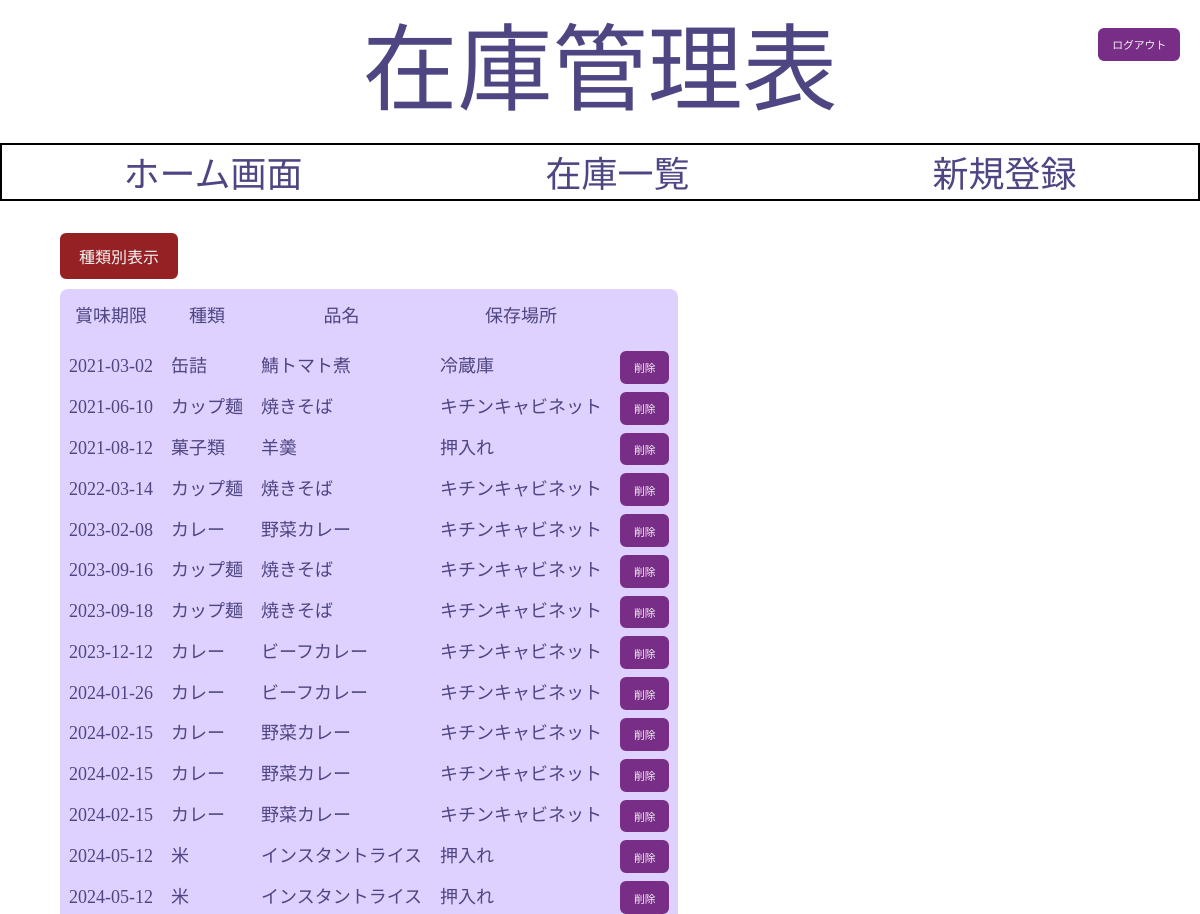
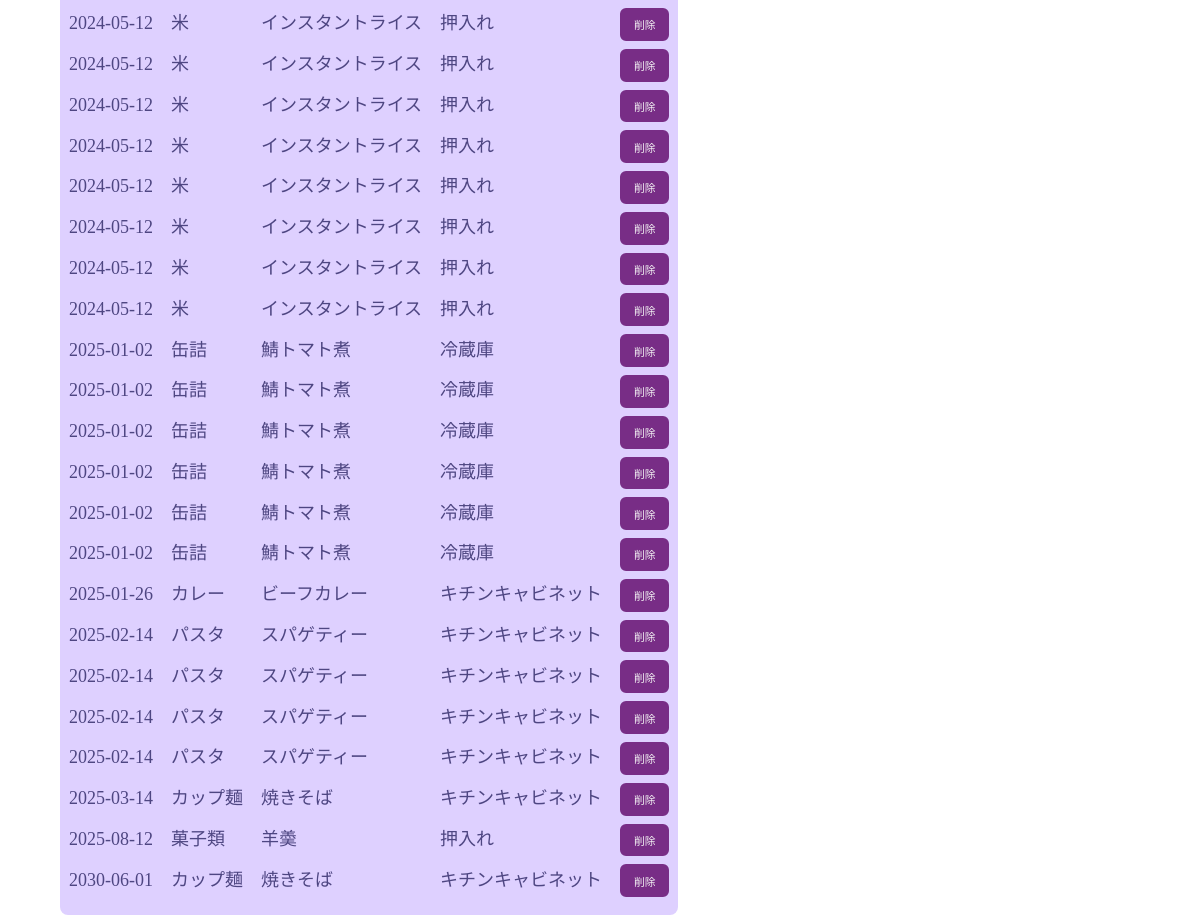
Page /overview.php (signed in) on the committed database (2 pictures, top to bottom).
### tables this page shows
CREATE TABLE `em_stock_table` (
  `id` int(12) NOT NULL,
  `category` varchar(64) DEFAULT NULL,
  `item` varchar(128) NOT NULL,
  `location` varchar(64) DEFAULT NULL,
  `expire` date NOT NULL,
  `indate` datetime NOT NULL
);

### overview.php (the view, shortened to what this page needs)
<!DOCTYPE html>
<html lang="en">
<head>
    <link rel="stylesheet" href="CSS/reset.css">
    <link rel="stylesheet" href="CSS/style.css">
</head>
<body>
    <header>
        <?PHP include('header.php') ?>
    </header>
    <div class="m-left25px">
        <div class="buttons">
            <a href="byCategory.php"><button type="submit" class="btnr">種類別表示</button></a>
        </div>
        <?php
        $pdo = conx_db();
        $stmt = $pdo->prepare('SELECT * FROM em_stock_table ORDER BY expire asc');
        $status = $stmt->execute();
        $view = '<tr><th>賞味期限</th><th>種類</th><th>品名</th><th>保存場所</th></tr>';
        if ($status == false) {
            exit('Error!');
        } else {
            while ($result = $stmt->fetch(PDO::FETCH_ASSOC)) {
                $view .= '<tr>';
                $view .= '<td>';
                $view .= '<a href="update.php?id=' . $result["id"] . '">';
                $view .= $result['expire'];
                $view .= '</a> ';
                $view .= '</td>';
                $view .= '<td>';
                $view .= '<a href="update.php?id=' . $result["id"] . '">';
                $view .= $result['category'];
                $view .= '</a> ';
                $view .= '</td>';
                $view .= '<td>';
                $view .= '<a href="update.php?id=' . $result["id"] . '">';
                $view .= $result['item'];
                $view .= '</a> ';
                $view .= '</td>';
                $view .= '<td>';
                $view .= '<a href="update.php?id=' . $result["id"] . '">';
                $view .= $result['location'];
                $view .= '</a> ';
                $view .= '</td>';
                $view .= '<td>';
                $view .= '<a href="delete.php?id=' . $result["id"] . '">';
                $view .= '<button type="submit" class="dlt">削除</button>';
                $view .= '</a>';
                $view .= '</td>';
                $view .= '</tr>';
            }
            $view .= '<tr><td><br></td></tr>';
        }
        ?>
        <table>
            <div class="view"><?= $view ?></div>
        </table>
    </div>
</body>
</html>

### CSS/style.css (style rules this page uses)
body { text-align: center; height: 100vh; display: flex; flex-direction: column; font-family: 'Noto Serif JP', serif; font-size: large; color: #4E4682; }
header { flex: 2; }
table { background-color: #DED0FF; border-radius: 8px; }
th { padding: 1em 0; text-align: center; }
td { padding: 0 0.5em; text-align: left; }
.m-left25px { margin-left: 5vw; }
a { color: #4E4682; text-decoration: none; }
.view { margin: 10px 25% 0; text-align: left; width: max-content; margin-left: 0; }
button { background-color: #782D86; border-radius: 6px; border: #782D86 3px solid; margin-top: 0.5rem; padding: 0.5em 1em; font-size: 0.6em; color: whitesmoke; }
.buttons { width: max-content; text-align: left; }
.btnr { border: #952125 3px solid; background-color: #952125; color: whitesmoke; font-size: 1rem; }

### rows in the picture
em_stock_table: value "2021-03-02 缶詰 鯖トマト煮 冷蔵庫"
em_stock_table: value "2021-06-10 カップ麺 焼きそば キチンキャビネット"
em_stock_table: value "2021-08-12 菓子類 羊羮 押入れ"
em_stock_table: value "2022-03-14 カップ麺 焼きそば キチンキャビネット"
em_stock_table: value "2023-02-08 カレー 野菜カレー キチンキャビネット"
em_stock_table: value "2023-09-16 カップ麺 焼きそば キチンキャビネット"
em_stock_table: value "2023-09-18 カップ麺 焼きそば キチンキャビネット"
em_stock_table: value "2023-12-12 カレー ビーフカレー キチンキャビネット"
em_stock_table: value "2024-01-26 カレー ビーフカレー キチンキャビネット"
em_stock_table: value "2024-02-15 カレー 野菜カレー キチンキャビネット"
em_stock_table: value "2024-02-15 カレー 野菜カレー キチンキャビネット"
em_stock_table: value "2024-02-15 カレー 野菜カレー キチンキャビネット"
em_stock_table: value "2024-05-12 米 インスタントライス 押入れ"
em_stock_table: value "2024-05-12 米 インスタントライス 押入れ"
em_stock_table: value "2024-05-12 米 インスタントライス 押入れ"
em_stock_table: value "2024-05-12 米 インスタントライス 押入れ"
em_stock_table: value "2024-05-12 米 インスタントライス 押入れ"
em_stock_table: value "2024-05-12 米 インスタントライス 押入れ"
em_stock_table: value "2024-05-12 米 インスタントライス 押入れ"
em_stock_table: value "2024-05-12 米 インスタントライス 押入れ"
em_stock_table: value "2024-05-12 米 インスタントライス 押入れ"
em_stock_table: value "2024-05-12 米 インスタントライス 押入れ"
em_stock_table: value "2025-01-02 缶詰 鯖トマト煮 冷蔵庫"
em_stock_table: value "2025-01-02 缶詰 鯖トマト煮 冷蔵庫"
em_stock_table: value "2025-01-02 缶詰 鯖トマト煮 冷蔵庫"
em_stock_table: value "2025-01-02 缶詰 鯖トマト煮 冷蔵庫"
em_stock_table: value "2025-01-02 缶詰 鯖トマト煮 冷蔵庫"
em_stock_table: value "2025-01-02 缶詰 鯖トマト煮 冷蔵庫"
em_stock_table: value "2025-01-26 カレー ビーフカレー キチンキャビネット"
em_stock_table: value "2025-02-14 パスタ スパゲティー キチンキャビネット"
em_stock_table: value "2025-02-14 パスタ スパゲティー キチンキャビネット"
em_stock_table: value "2025-02-14 パスタ スパゲティー キチンキャビネット"
em_stock_table: value "2025-02-14 パスタ スパゲティー キチンキャビネット"
em_stock_table: value "2025-03-14 カップ麺 焼きそば キチンキャビネット"
em_stock_table: value "2025-08-12 菓子類 羊羮 押入れ"
em_stock_table: value "2030-06-01 カップ麺 焼きそば キチンキャビネット"
